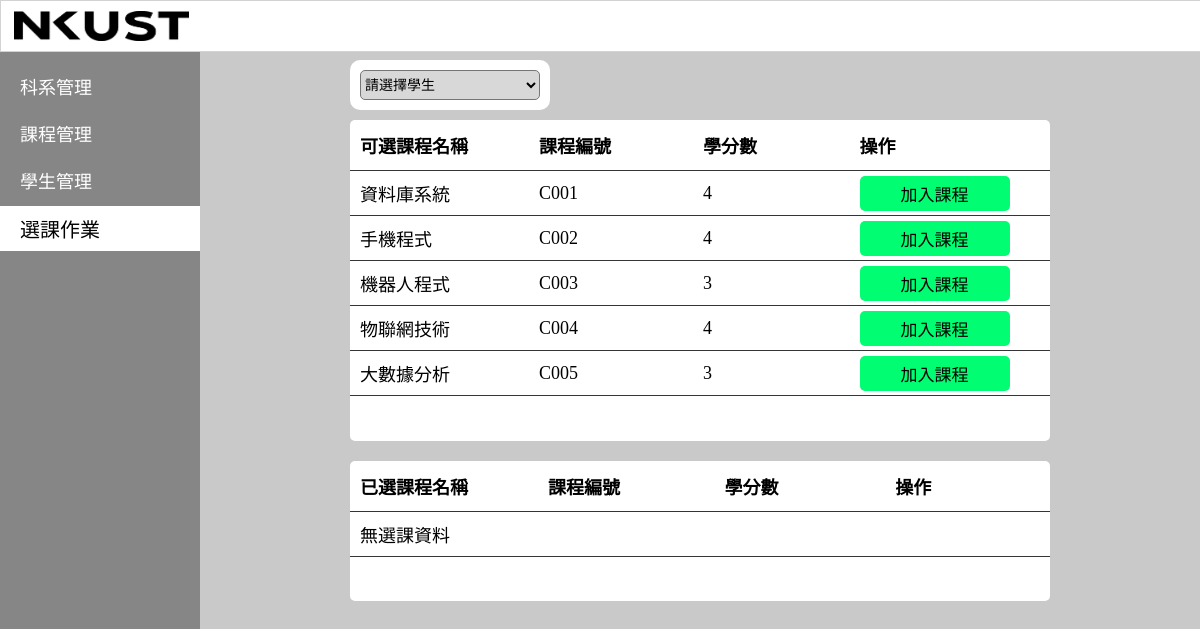
The page /teacher/select_course_manage.php on the database its author committed.
### tables this page shows
CREATE TABLE `course` (
  `id` char(4) NOT NULL,
  `name` char(10) NOT NULL,
  `credits` int(11) DEFAULT NULL
);

### data_object/course.php (called while the page is built, shortened)
<?php
class course extends mysql_conn
{
    private static $table = "course";
    public function get_unselect($selected_course){
        try{
            $table = $this::$table;
            $in_array = implode("', '", $selected_course);
            $sql = $this::$conn -> prepare("SELECT * FROM $table WHERE id not in ('$in_array')");
            $sql -> execute();
            return $sql -> fetchAll();
        }catch(PDOException $e){
            return $e -> getMessage();
        }
    }
}
?>

### data_object/course_log.php (called while the page is built, shortened)
<?php
class course_log extends mysql_conn
{
    private static $table = 'course_log';
    public function get_by_student_id($id){
        try{
            $table = $this::$table;
            $data = $this::$conn -> query("SELECT * FROM $table WHERE student_id = '".$id."'");
            return $data -> fetchAll();
        }catch (PDOException $e){
            return $e -> getMessage();
        }
    }
}
?>

### teacher/select_course_manage.php (the view, shortened to what this page needs)
<html>
    <head>
        <?php
            include (__DIR__."/../head.php");
        ?>
    </head>
    <body>
        <?php
            include (__DIR__."/common_file/topbar.php");
        ?>
        <div class = "content">
            <div class = "chose_student">
                <select id = "student_select" class = "student_select" onchange="change_student()">
                    <?php
                        echo "<option value = '0' ".(($_GET["id"] == "0")?"selected":"").">請選擇學生</option>";
                        require_once __DIR__."/../data_object/student.php";
                    ?>
                </select>
            </div>
            <table class = "course_info" style = "margin-top: 0px">
                <thead>
                    <tr>
                        <th>可選課程名稱</th>
                        <th>課程編號</th>
                        <th>學分數</th>
                        <th>操作</th>
                    </tr>
                </thead>
                <tbody>
                    <?php
                        include_once __DIR__."/../data_object/course.php";
                        include_once __DIR__."/../data_object/course_log.php";
                        if ($_GET["id"] == '0'){
                            echo "<tr>";
                            echo "<td>請先選擇學生</td>";
                            echo "<td></td>";
                            echo "<td></td>";
                            echo "<td></td>";
                            echo "</tr>";
                        }else{
                            $course = new course();
                            $course_log = new course_log();
                            $selected_id = [];
                            $unselect_course = $course -> get_unselect($selected_id);
                            if ($unselect_course == []){
                                echo "<tr>";
                                echo "<td>已無可選課程</td>";
                                echo "<td></td>";
                                echo "<td></td>";
                                echo "<td></td>";
                                echo "</tr>";
                            }else{
                                foreach($unselect_course as $course_data){
                                    echo "<tr>";
                                    echo "<td>".$course_data['name']."</td>";
                                    echo "<td>".$course_data['id']."</td>";
                                    echo "<td>".$course_data['credits']."</td>";
                                    echo "<td><button class = 'course success' onclick=\"add_course_log('".$_GET["id"]."', '".str_replace(' ', '', $course_data["id"])."')\">加入課程</button></td>";
                                    echo "</tr>";
                                }
                            }
                        }
                    ?>
                    <tr style = "display: table-row;">
                        <td></td>
                        <td></td>
                        <td></td>
                        <td></td>
                    </tr>
                </tbody>
            </table>
            <table class = "course_info">
                <thead>
                    <tr>
                        <th>已選課程名稱</th>
                        <th>課程編號</th>
                        <th>學分數</th>
                        <th>操作</th>
                    </tr>
                </thead>
                <tbody>
                <?php
                        if ($_GET["id"] == '0'){
                            echo "<tr>";
                            echo "<td>請先選擇學生</td>";
                            echo "<td></td>";
                            echo "<td></td>";
                            echo "<td></td>";
                            echo "</tr>";
                        }else{
                            $data = $course_log -> get_by_student_id($_GET["id"]);
                            if ($data == []){
                                echo "<tr>";
                                echo "<td>無選課資料</td>";
                                echo "<td></td>";
                                echo "<td></td>";
                                echo "<td></td>";
                                echo "</tr>";
                            }
                        }
                    ?>
                    <tr style = "display: table-row;">
                        <td></td>
                        <td></td>
                        <td></td>
                        <td></td>
                    </tr>
                </tbody>
            </table>
        </div>
    </body>
</html>

### css/style.css (style rules this page uses)
body { height: 100vh; align-items: center; display: flex; flex-direction: column; justify-content: center; background-color: #C9C9C9; margin: 0px; }
.content { justify-content: center; position: absolute; right: 0%; top: 50px; left: 200px; height: calc(100% - 50px); --pwidth: calc(100% - 200px); width: var(--pwidth); box-sizing: content-box; }
.chose_student { position: relative; border-radius: 10px; background-color: white; width: 200px; height: 50px; margin: 10px 150px; }
.chose_student .student_select { position: relative; justify-self: right; border-radius: 5px; background-color: rgb(216, 216, 216); right: 0%; width: 90%; height: 40px; font-size: 14px; top: calc(50% - 15px); left: 5%; height: 30px; }
.content .course_info { position: relative; width: calc(var(--pwidth) - 100px); margin: 20px 150px; border-collapse: collapse; border-radius: 5px; overflow-x: auto; }
.course_info td, .course_info th { width: 210px; padding-left: 10px; font-size: 18px; background-color: white; border-bottom: 1px solid rgb(53, 53, 53); white-space:nowrap; }
.course_info td { height: 45px; }
.course_info th:first-child { border-top-left-radius: 5px; }
.course_info th:last-child { border-top-right-radius: 5px; }
.course_info tr:last-child td { border: none; }
.course_info tr:last-child td:first-child { border-bottom-left-radius: 5px; }
.course_info tr:last-child td:last-child { border-bottom-right-radius: 5px; }
.course_info th { padding-top: 12px; padding-bottom: 12px; text-align: left; background-color: white; color: black; }
.course_info button.course { color: rgb(0, 0, 0); font-size: 17px; border-radius: 5px; border: none; width: 150px; height: 35px; margin-right: 10px; transition: 0.5s; }
.course_info button.course.success { background-color: rgb(0, 253, 114); }

### rows shown on the page
course: name "資料庫系統", id "C001", credits "4"
course: name "手機程式", id "C002", credits "4"
course: name "機器人程式", id "C003", credits "3"
course: name "物聯網技術", id "C004", credits "4"
course: name "大數據分析", id "C005", credits "3"
